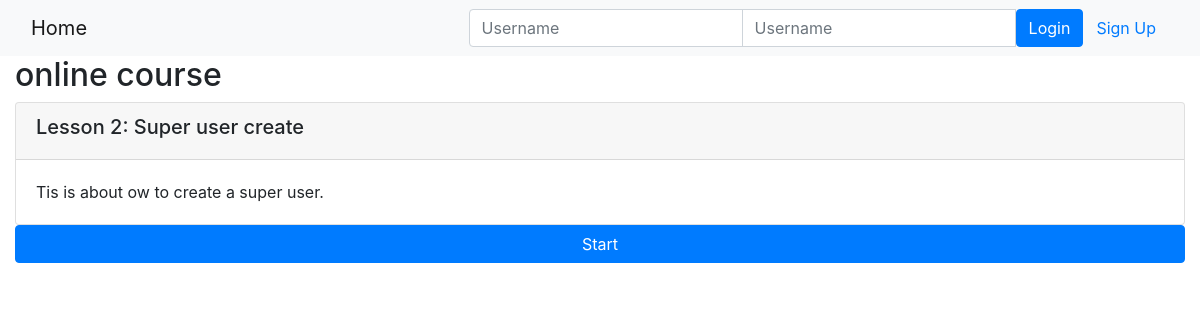
Page /onlinecourse/1/ on the committed database.
### onlinecourse/models.py (models this page shows, shortened)
class Course(models.Model):
    name = models.CharField(null=False, max_length=30, default='online course')
    image = models.ImageField(upload_to='course_images/')
    description = models.CharField(max_length=1000)
    pub_date = models.DateField(null=True)
    instructors = models.ManyToManyField(Instructor)
    users = models.ManyToManyField(settings.AUTH_USER_MODEL, through='Enrollment')
    total_enrollment = models.IntegerField(default=0)
    is_enrolled = False

class Lesson(models.Model):
    title = models.CharField(max_length=200, default="title")
    order = models.IntegerField(default=0)
    course = models.ForeignKey(Course, on_delete=models.CASCADE)
    content = models.TextField()

### onlinecourse/views.py (the view)
# urls.py: path('<int:pk>/', views.CourseDetailView.as_view(), name='course_details'),
class CourseDetailView(generic.DetailView):
    model = Course
    template_name = 'onlinecourse/course_detail_bootstrap.html'

### onlinecourse/templates/onlinecourse/course_detail_bootstrap.html (shortened to what this page needs)
<!DOCTYPE html>
<html lang="en">
<head>
     {% load static %}
    <link rel="stylesheet" href="https://maxcdn.bootstrapcdn.com/bootstrap/4.5.2/css/bootstrap.min.css">
</head>
<body>
    <nav class="navbar navbar-light bg-light">
        <div class="container-fluid">
            <div class="navbar-header">
                  <a class="navbar-brand" href="{% url 'onlinecourse:index' %}">Home</a>
            </div>
            <ul class="nav navbar-nav navbar-right">
                {% if user.is_authenticated %}
                <li>
                    <a class="btn btn-link" href="#">{{ user.first_name }}({{ user.username }})</a>
                    <a class="btn btn-link" href="{% url 'onlinecourse:logout' %}">Logout</a>
                </li>
                {% else %}
                <li>
                    <form class="form-inline" action="{% url 'onlinecourse:login' %}" method="post">
                        <div class="input-group">
                            <input type="text" class="form-control" placeholder="Username" name="username" >
                            <input type="password" class="form-control" placeholder="Username" name="psw" >
                            <button class="btn btn-primary" type="submit">Login</button>
                            <a class="btn btn-link" href="{% url 'onlinecourse:registration' %}">Sign Up</a>
                        </div>
                    </form>
                </li>
                {% endif %}
            </ul>
        </div>
    </nav>
    <div class="container-fluid">
            <h2>{{ course.name }}</h2>
            <div class="card-columns-vertical">
                {% for lesson in course.lesson_set.all %}
                    <div class="card mt-1">
                        <div class="card-header"><h5>Lesson {{lesson.order|add:1}}: {{lesson.title}}</h5></div>
                        <div class="card-body">{{lesson.content}}</div>
                    </div>
                {% endfor %}
            </div>
            <button class="btn btn-primary btn-block" data-toggle="collapse" data-target="#exam">Start</button>
    </div>
</body>
</html>

### rows in the picture
Course: name "online course"
Lesson: order|add "2", title "Super user create", content "Tis is about ow to create a super user."
